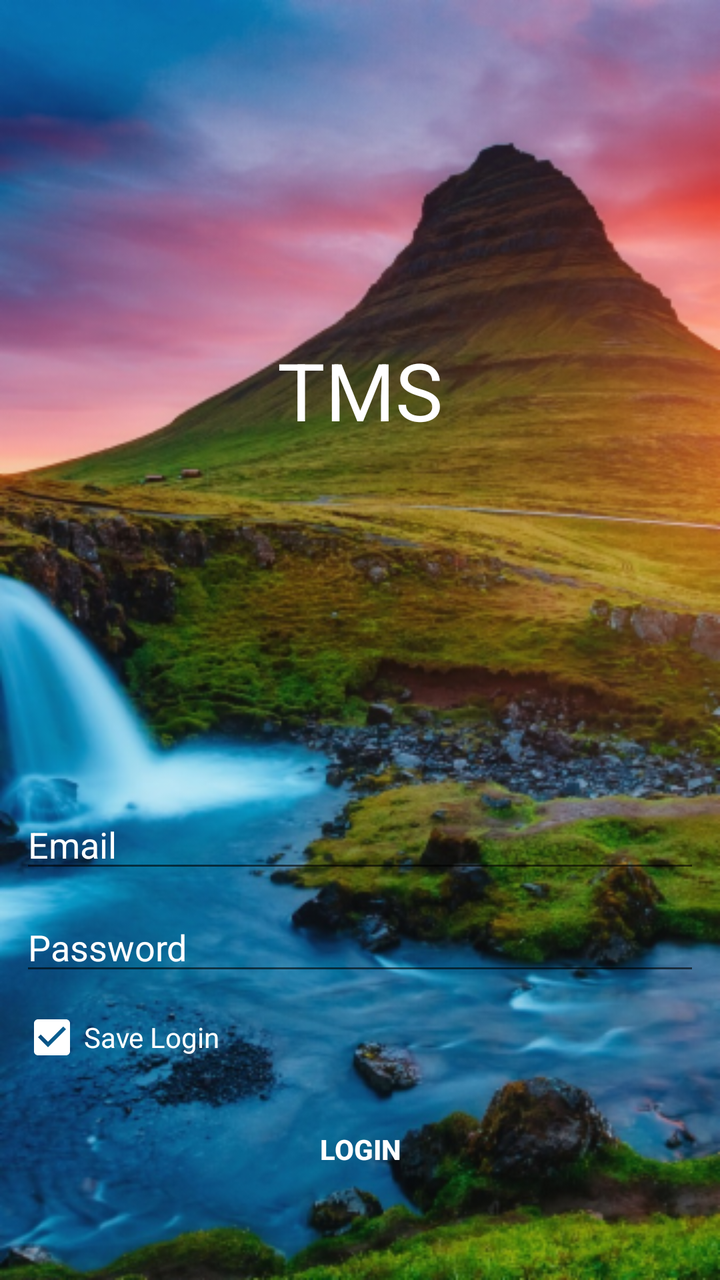
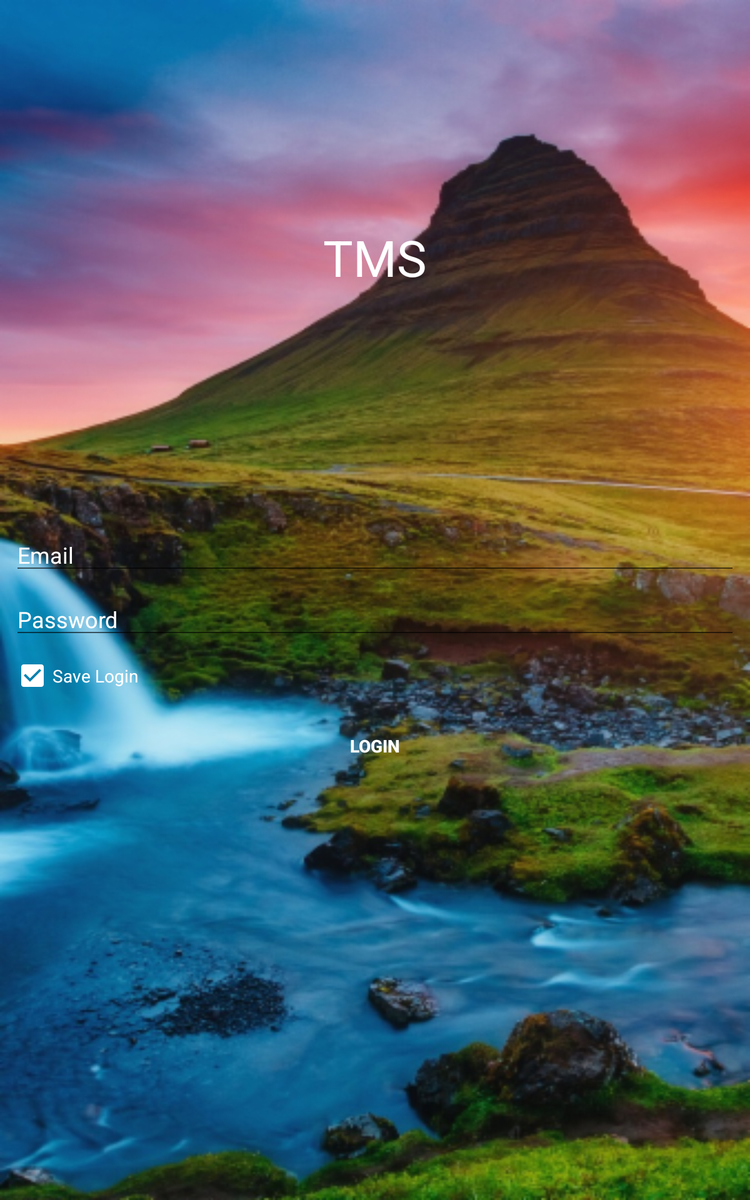

One screen, two layout resources from the same app: the default and the author's alternative for another configuration. Each is rendered where Android would select it; the XML of both is given below.
<!-- AndroidManifest.xml: application theme NoActionBar -->
<!-- res/layout/ac_login.xml -->
<LinearLayout xmlns:android="http://schemas.android.com/apk/res/android"
    xmlns:tools="http://schemas.android.com/tools"
    android:layout_width="match_parent"
    android:layout_height="match_parent"
    android:background="@drawable/bg"
    android:descendantFocusability="beforeDescendants"
    android:focusableInTouchMode="true"
    android:gravity="center_vertical|center_horizontal"
    android:orientation="vertical">

    <LinearLayout
        android:id="@+id/ll1"
        android:layout_width="match_parent"
        android:layout_height="match_parent"
        android:layout_weight="0.8"
        android:gravity="center_vertical|center_horizontal">

        <TextView
            android:id="@+id/textView2"
            android:layout_width="wrap_content"
            android:layout_height="wrap_content"
            android:text="@string/app_name"
            android:textColor="@color/white"
            android:textSize="40dp" />


    </LinearLayout>

    <LinearLayout
        android:id="@+id/ll2"
        android:layout_width="match_parent"
        android:layout_height="250dp"
        android:gravity="center_vertical|center_horizontal">

        <ScrollView
            android:id="@+id/login_form"
            android:layout_width="match_parent"
            android:layout_height="match_parent">

            <LinearLayout
                android:layout_width="match_parent"
                android:layout_height="wrap_content"
                android:orientation="vertical"
                android:padding="10dp">

                <LinearLayout
                    android:id="@+id/email_login_form"
                    android:layout_width="match_parent"
                    android:layout_height="wrap_content"
                    android:orientation="vertical">

                    <EditText
                        android:id="@+id/edtEmail"
                        android:layout_width="match_parent"
                        android:layout_height="wrap_content"
                        android:layout_marginBottom="10dp"
                        android:hint="@string/email"
                        android:inputType="textEmailAddress"
                        android:maxLines="1"
                        android:textColor="@color/white"
                        android:textColorHint="@color/white" />

                    <EditText
                        android:id="@+id/edtPassword"
                        android:layout_width="match_parent"
                        android:layout_height="wrap_content"
                        android:layout_marginBottom="10dp"
                        android:hint="@string/pass_word"
                        android:inputType="textPassword"
                        android:maxLines="1"
                        android:textColor="@color/white"
                        android:textColorHint="@color/white" />

                    <CheckBox
                        android:id="@+id/cbSaveLogin"
                        android:layout_width="wrap_content"
                        android:layout_height="wrap_content"
                        android:buttonTint="@android:color/white"
                        android:checked="true"
                        android:text="@string/save_login"
                        android:textColor="@android:color/white" />

                    <Button
                        android:id="@+id/btnLogin"
                        android:layout_width="match_parent"
                        android:layout_height="wrap_content"
                        android:layout_marginTop="16dp"
                        android:background="@drawable/btn_ac_start"
                        android:text="@string/btn_login"
                        android:textColor="@color/white"
                        android:textStyle="bold" />

                </LinearLayout>
            </LinearLayout>
        </ScrollView>
    </LinearLayout>

</LinearLayout>
<!-- resources referenced by this layout -->
<resources>
  <color name="white">#ffffff</color>
  <!-- drawable bg: png bitmap (drawable-mdpi, 497100 bytes) -->
  <!-- drawable btn_ac_start (drawable) -->
  <?xml version="1.0" encoding="utf-8"?>
  <selector xmlns:android="http://schemas.android.com/apk/res/android">
      <item android:drawable="@drawable/btn_app_blue_selected" android:state_selected="true" />
      <item android:drawable="@drawable/btn_app_blue_selected" android:state_pressed="true" />
      <item android:drawable="@drawable/bg_btn_ac_start" />
  </selector>
  <string name="app_name">TMS</string>
  <string name="btn_login">Login</string>
  <string name="email">Email</string>
  <string name="pass_word">Password</string>
  <string name="save_login">Save Login</string>
  <style name="NoActionBar" parent="Theme.AppCompat.Light.NoActionBar">
          <item name="colorPrimary">@color/colorPrimary</item>
          <item name="colorPrimaryDark">@color/colorPrimaryDark</item>
          <item name="colorAccent">@color/colorAccent</item>
      </style>
  <color name="colorPrimary">#3F51B5</color>
  <color name="colorPrimaryDark">#303F9F</color>
  <color name="colorAccent">#FF4081</color>
</resources>
<!-- res/layout-large/ac_login.xml (the author's variant of the layout above) -->
<!-- drawn on a 7-inch tablet held upright -->
<LinearLayout xmlns:android="http://schemas.android.com/apk/res/android"
    xmlns:tools="http://schemas.android.com/tools"
    android:layout_width="match_parent"
    android:layout_height="match_parent"
    android:background="@drawable/bg"
    android:descendantFocusability="beforeDescendants"
    android:focusableInTouchMode="true"
    android:gravity="center_vertical|center_horizontal"
    android:orientation="vertical">

    <LinearLayout
        android:id="@+id/ll1"
        android:layout_width="match_parent"
        android:layout_height="match_parent"
        android:layout_weight="1"
        android:gravity="center_vertical|center_horizontal">

        <TextView
            android:id="@+id/textView2"
            android:layout_width="wrap_content"
            android:layout_height="wrap_content"
            android:text="@string/app_name"
            android:textColor="@color/white"
            android:textSize="40dp" />


    </LinearLayout>

    <LinearLayout
        android:id="@+id/ll2"
        android:layout_width="match_parent"
        android:layout_height="match_parent"
        android:layout_weight="1"
        android:gravity="center_vertical|center_horizontal">

        <ProgressBar
            android:id="@+id/login_progress"
            style="?android:attr/progressBarStyleLarge"
            android:layout_width="wrap_content"
            android:layout_height="wrap_content"
            android:visibility="gone" />

        <ScrollView
            android:id="@+id/login_form"
            android:layout_width="match_parent"
            android:layout_height="match_parent">

            <LinearLayout
                android:layout_width="match_parent"
                android:layout_height="wrap_content"
                android:orientation="vertical"
                android:padding="10dp">

                <LinearLayout
                    android:id="@+id/email_login_form"
                    android:layout_width="match_parent"
                    android:layout_height="wrap_content"
                    android:orientation="vertical">

                    <EditText
                        android:id="@+id/edtEmail"
                        android:layout_width="match_parent"
                        android:layout_height="wrap_content"
                        android:layout_marginBottom="10dp"
                        android:hint="@string/email"
                        android:inputType="textEmailAddress"
                        android:maxLines="1"
                        android:textColor="@color/white"
                        android:textColorHint="@color/white" />

                    <EditText
                        android:id="@+id/edtPassword"
                        android:layout_width="match_parent"
                        android:layout_height="wrap_content"
                        android:layout_marginBottom="10dp"
                        android:hint="@string/pass_word"
                        android:inputType="textPassword"
                        android:maxLines="1"
                        android:textColor="@color/white"
                        android:textColorHint="@color/white" />

                    <CheckBox
                        android:id="@+id/cbSaveLogin"
                        android:layout_width="wrap_content"
                        android:layout_height="wrap_content"
                        android:buttonTint="@android:color/white"
                        android:checked="true"
                        android:text="@string/save_login"
                        android:textColor="@android:color/white" />

                    <Button
                        android:id="@+id/btnLogin"
                        android:layout_width="match_parent"
                        android:layout_height="wrap_content"
                        android:layout_marginTop="16dp"
                        android:background="@drawable/btn_ac_start"
                        android:text="@string/btn_login"
                        android:textColor="@color/white"
                        android:textStyle="bold" />

                </LinearLayout>
            </LinearLayout>
        </ScrollView>
    </LinearLayout>

    <LinearLayout
        android:id="@+id/ll3"
        android:layout_width="match_parent"
        android:layout_height="match_parent"
        android:layout_weight="1.5"
        android:gravity="bottom|center_horizontal"
        android:orientation="horizontal">

    </LinearLayout>
</LinearLayout>
